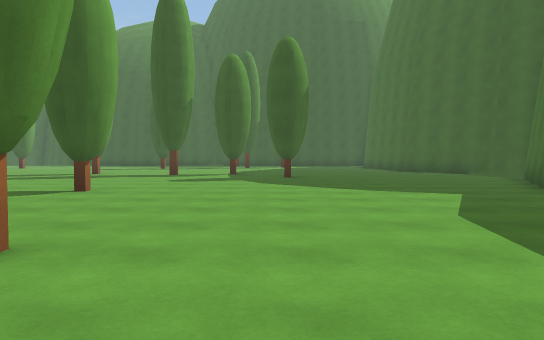
view 1 (above)

20 first-person views from a walk through a 3-D level made in the Unity game engine. The camera is 1.2 m above the floor, tilts 2° down and sees 70° across. The floor is counted in squares, 2 m on a side. Each view is taken from the middle of a square. On the plan, view 1 faces up. The plan holds only what a view shows up to about 11 squares ahead; the rest is blank. The place goes on beyond the plan. The player character is not drawn. Surface patterns are stand-ins for the level's own textures.

view 2
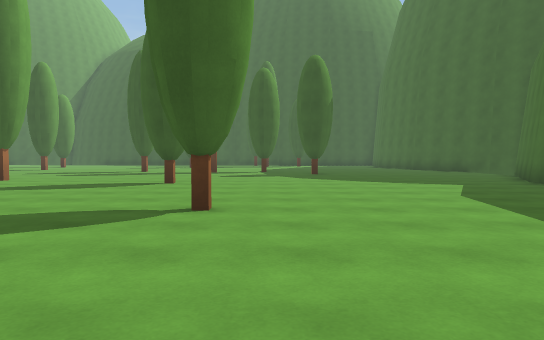

view 3
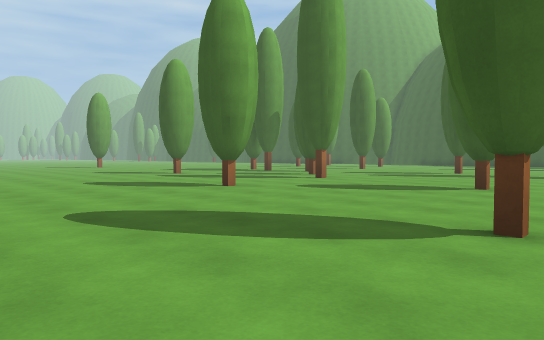

view 4
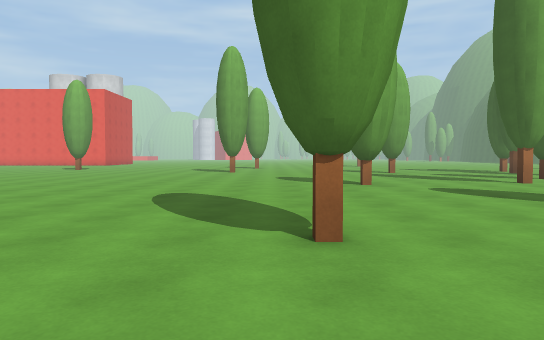

view 5
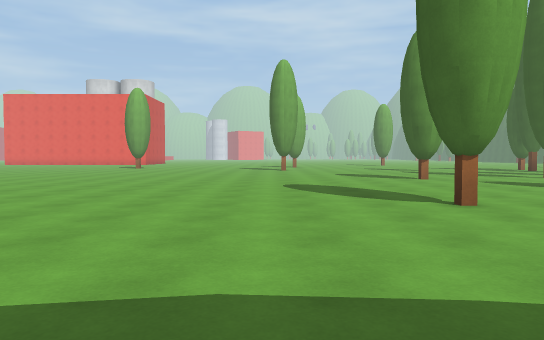

view 6
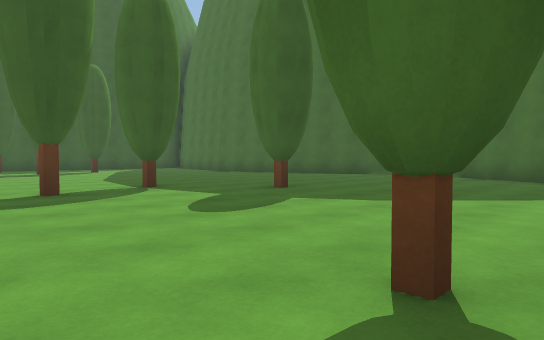

view 7
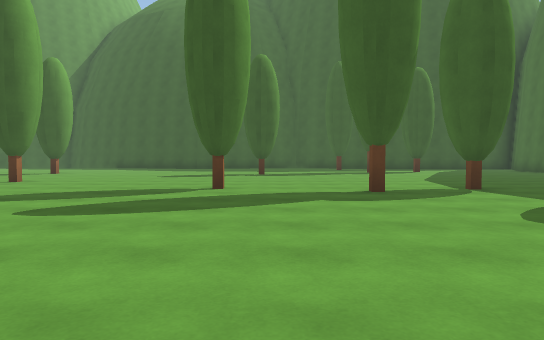

view 8
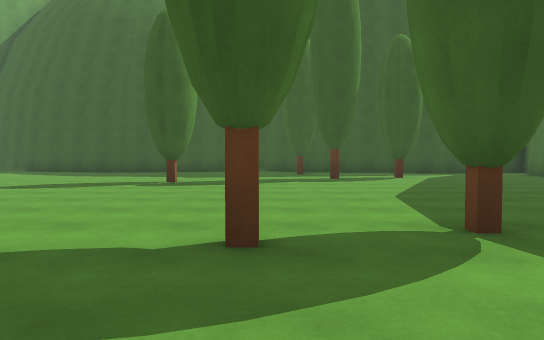

view 9
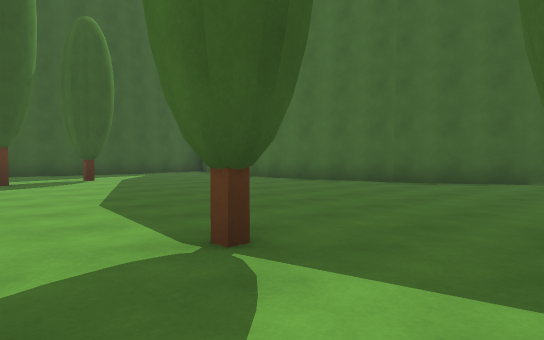

view 10
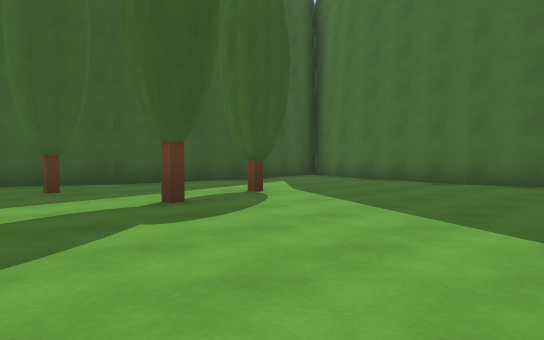

view 11
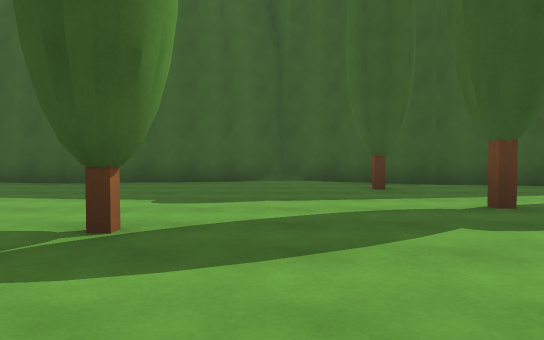

view 12
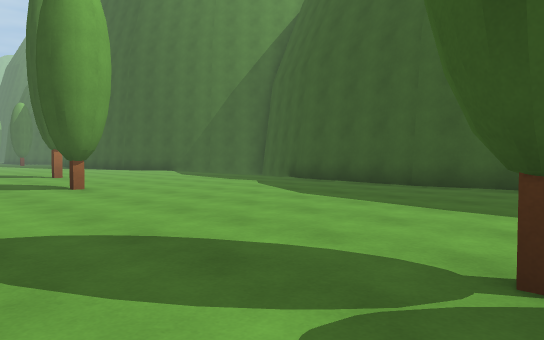

view 13
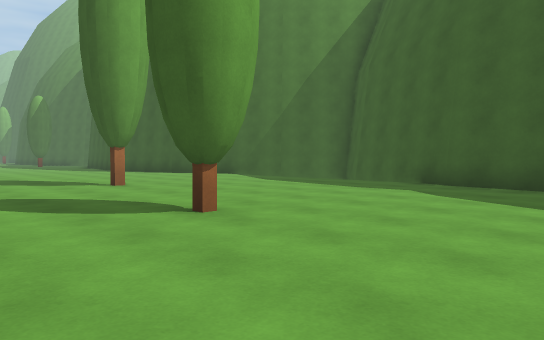

view 14
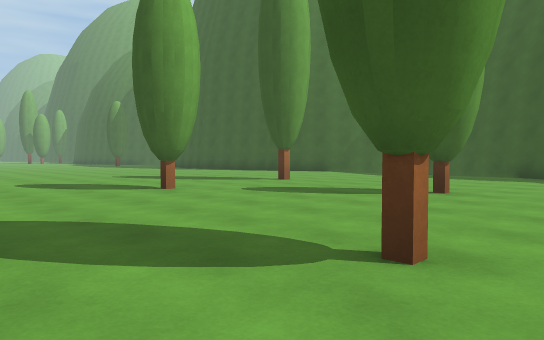

view 15
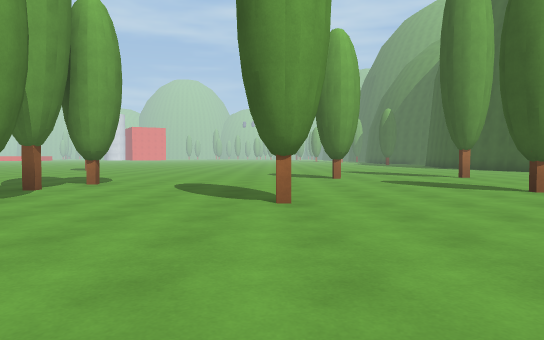

view 16
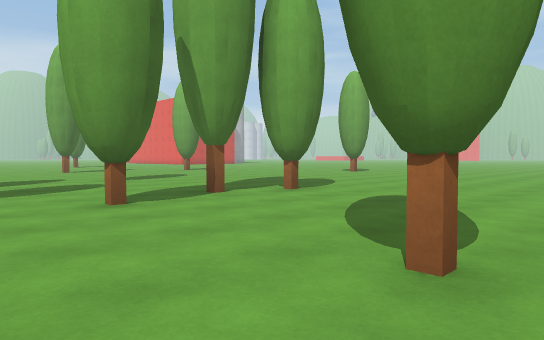

view 17
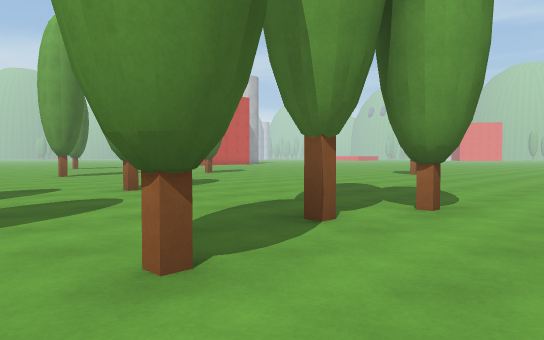

view 18
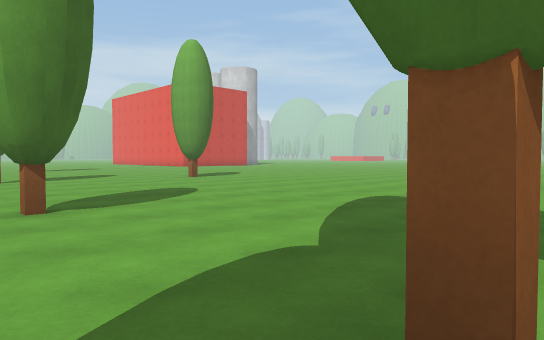

view 19
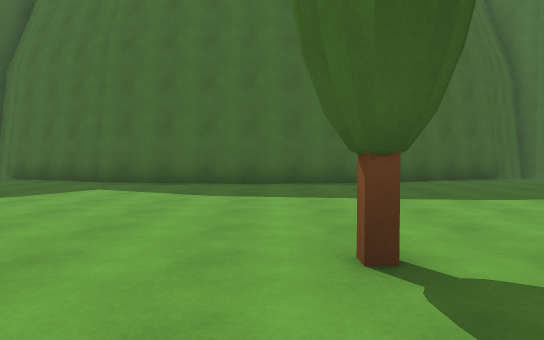

view 20
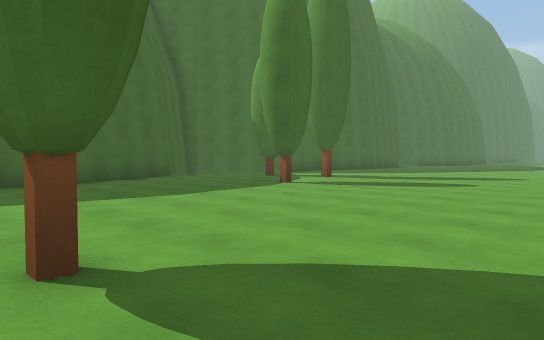

### Floor plan
Key: @ floor where view 1 was taken; # wall or solid block; . floor.
Columns run from 22 left of view 1 to 7 right of it. Each row starts with its distance up from view 1.
 26        ####      ####
 25       ....########..###
 24      .................#####
 23     ................#......
 22    ........................#
 21   .........................#
 20  ....#...............#.....#
 19  ........#.......#.........#
 18   .........................#
 17  ..........................#
 16 ...........................##
 15 ...........#................#
 14 ............................##
 13  ...............#..#.#.......#
 12   .......................... #
 11 .........#.#.................#
 10 .............................#
  9  ............#..............##
  8   ............#.............#
  7  ..................#.......##
  6  ........#.................#
  5  ..........................#
  4   .............#...........#
  3    ........................#
  2     ................#......#
  1      ......................#
  0       ...   ..........@....##
 -1        ..   ................#
 -2             ................##
 -3             .................#
 -4             ............#.. .#
 -5             ..............
 -6               ....  .....
 -7               ..    ....
 -8                     ...

Positions as (right, up) in squares from view 1, and headings:
1: (0, 0), facing up
2: (-1, -2), facing up
3: (-1, -1), facing up-left
4: (1, 2), facing left
5: (3, 0), facing left
6: (-5, 6), facing up-right
7: (-5, 6), facing up
8: (-3, 10), facing up
9: (-3, 11), facing up-right
10: (-4, 16), facing up-right
11: (-4, 16), facing up
12: (-5, 17), facing up-left
13: (-9, 17), facing up-left
14: (-10, 13), facing up-left
15: (-6, 15), facing left
16: (-9, 16), facing down-left
17: (-10, 13), facing down-left
18: (-12, 11), facing down-left
19: (-4, 3), facing right
20: (-4, 3), facing down-right
